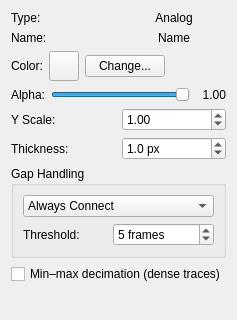
<?xml version="1.0" encoding="UTF-8"?>
<ui version="4.0">
 <class>AnalogViewer_Widget</class>
 <widget class="QWidget" name="AnalogViewer_Widget">
  <property name="geometry">
   <rect>
    <x>0</x>
    <y>0</y>
    <width>200</width>
    <height>289</height>
   </rect>
  </property>
  <property name="minimumSize">
   <size>
    <width>0</width>
    <height>320</height>
   </size>
  </property>
  <property name="windowTitle">
   <string>Form</string>
  </property>
  <layout class="QVBoxLayout" name="verticalLayout">
   <item>
    <layout class="QHBoxLayout" name="horizontalLayout">
     <item>
      <widget class="QLabel" name="label_2">
       <property name="text">
        <string>Type:</string>
       </property>
      </widget>
     </item>
     <item>
      <widget class="QLabel" name="label">
       <property name="text">
        <string>Analog</string>
       </property>
       <property name="alignment">
        <set>Qt::AlignmentFlag::AlignCenter</set>
       </property>
      </widget>
     </item>
    </layout>
   </item>
   <item>
    <layout class="QHBoxLayout" name="horizontalLayout_2">
     <item>
      <widget class="QLabel" name="label_3">
       <property name="text">
        <string>Name:</string>
       </property>
      </widget>
     </item>
     <item>
      <widget class="QLabel" name="name_label">
       <property name="text">
        <string>Name</string>
       </property>
       <property name="alignment">
        <set>Qt::AlignmentFlag::AlignCenter</set>
       </property>
      </widget>
     </item>
    </layout>
   </item>
   <item>
    <layout class="QHBoxLayout" name="color_layout">
     <item>
      <widget class="QLabel" name="color_label">
       <property name="text">
        <string>Color:</string>
       </property>
      </widget>
     </item>
     <item>
      <widget class="QPushButton" name="color_display_button">
       <property name="minimumSize">
        <size>
         <width>30</width>
         <height>30</height>
        </size>
       </property>
       <property name="maximumSize">
        <size>
         <width>30</width>
         <height>30</height>
        </size>
       </property>
       <property name="text">
        <string/>
       </property>
      </widget>
     </item>
     <item>
      <widget class="QPushButton" name="color_button">
       <property name="text">
        <string>Change...</string>
       </property>
      </widget>
     </item>
     <item>
      <spacer name="horizontalSpacer">
       <property name="orientation">
        <enum>Qt::Orientation::Horizontal</enum>
       </property>
       <property name="sizeHint" stdset="0">
        <size>
         <width>40</width>
         <height>20</height>
        </size>
       </property>
      </spacer>
     </item>
    </layout>
   </item>
   <item>
    <layout class="QHBoxLayout" name="alpha_layout">
     <item>
      <widget class="QLabel" name="alpha_label">
       <property name="text">
        <string>Alpha:</string>
       </property>
      </widget>
     </item>
     <item>
      <widget class="QSlider" name="alpha_slider">
       <property name="minimum">
        <number>0</number>
       </property>
       <property name="maximum">
        <number>100</number>
       </property>
       <property name="value">
        <number>100</number>
       </property>
       <property name="orientation">
        <enum>Qt::Orientation::Horizontal</enum>
       </property>
      </widget>
     </item>
     <item>
      <widget class="QLabel" name="alpha_value_label">
       <property name="minimumSize">
        <size>
         <width>30</width>
         <height>0</height>
        </size>
       </property>
       <property name="text">
        <string>1.00</string>
       </property>
       <property name="alignment">
        <set>Qt::AlignmentFlag::AlignRight|Qt::AlignmentFlag::AlignVCenter</set>
       </property>
      </widget>
     </item>
    </layout>
   </item>
   <item>
    <layout class="QHBoxLayout" name="scale_layout">
     <item>
      <widget class="QLabel" name="scale_label">
       <property name="text">
        <string>Y Scale:</string>
       </property>
      </widget>
     </item>
     <item>
      <widget class="QDoubleSpinBox" name="scale_spinbox">
       <property name="minimum">
        <double>0.100000000000000</double>
       </property>
       <property name="maximum">
        <double>10.000000000000000</double>
       </property>
       <property name="singleStep">
        <double>0.100000000000000</double>
       </property>
       <property name="value">
        <double>1.000000000000000</double>
       </property>
      </widget>
     </item>
    </layout>
   </item>
   <item>
    <layout class="QHBoxLayout" name="line_thickness_layout">
     <item>
      <widget class="QLabel" name="line_thickness_label">
       <property name="text">
        <string>Thickness:</string>
       </property>
      </widget>
     </item>
     <item>
      <widget class="QDoubleSpinBox" name="line_thickness_spinbox">
       <property name="suffix">
        <string> px</string>
       </property>
       <property name="decimals">
        <number>1</number>
       </property>
       <property name="minimum">
        <double>0.1</double>
       </property>
       <property name="maximum">
        <double>10.0</double>
       </property>
       <property name="singleStep">
        <double>0.1</double>
       </property>
       <property name="value">
        <double>1.0</double>
       </property>
      </widget>
     </item>
    </layout>
   </item>
   <item>
    <widget class="QGroupBox" name="gap_groupbox">
     <property name="title">
      <string>Gap Handling</string>
     </property>
     <layout class="QVBoxLayout" name="gap_layout">
      <item>
       <widget class="QComboBox" name="gap_mode_combo">
        <item>
         <property name="text">
          <string>Always Connect</string>
         </property>
        </item>
        <item>
         <property name="text">
          <string>Detect Gaps</string>
         </property>
        </item>
        <item>
         <property name="text">
          <string>Show Markers</string>
         </property>
        </item>
       </widget>
      </item>
      <item>
       <layout class="QHBoxLayout" name="threshold_layout">
        <item>
         <widget class="QLabel" name="threshold_label">
          <property name="text">
           <string>Threshold:</string>
          </property>
         </widget>
        </item>
        <item>
         <widget class="QSpinBox" name="gap_threshold_spinbox">
          <property name="suffix">
           <string> frames</string>
          </property>
          <property name="minimum">
           <number>1</number>
          </property>
          <property name="maximum">
           <number>10000</number>
          </property>
          <property name="singleStep">
           <number>1</number>
          </property>
          <property name="value">
           <number>5</number>
          </property>
         </widget>
        </item>
       </layout>
      </item>
     </layout>
    </widget>
   </item>
   <item>
    <layout class="QHBoxLayout" name="decimation_layout">
     <item>
      <widget class="QCheckBox" name="min_max_decimation_checkbox">
       <property name="text">
        <string>Min–max decimation (dense traces)</string>
       </property>
      </widget>
     </item>
    </layout>
   </item>
   <item>
    <spacer name="verticalSpacer">
     <property name="orientation">
      <enum>Qt::Orientation::Vertical</enum>
     </property>
     <property name="sizeHint" stdset="0">
      <size>
       <width>20</width>
       <height>40</height>
      </size>
     </property>
    </spacer>
   </item>
  </layout>
 </widget>
 <resources/>
 <connections/>
</ui>
